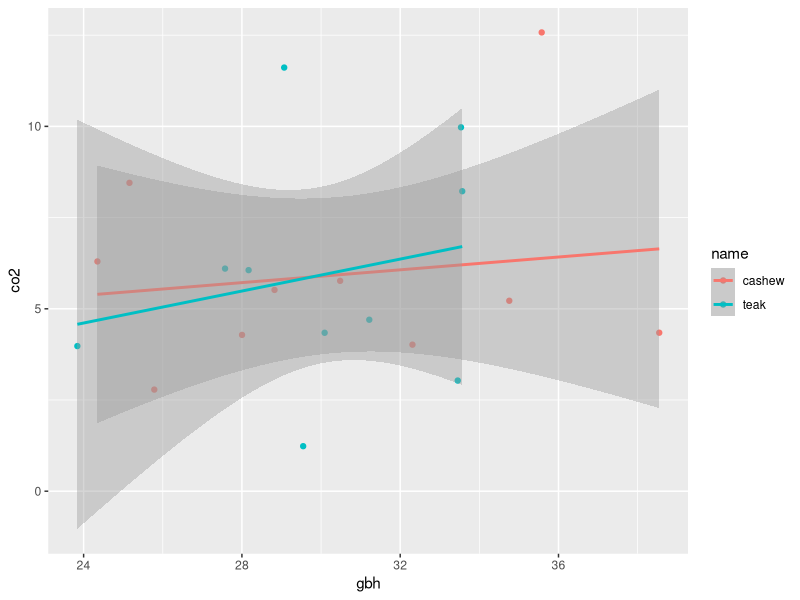
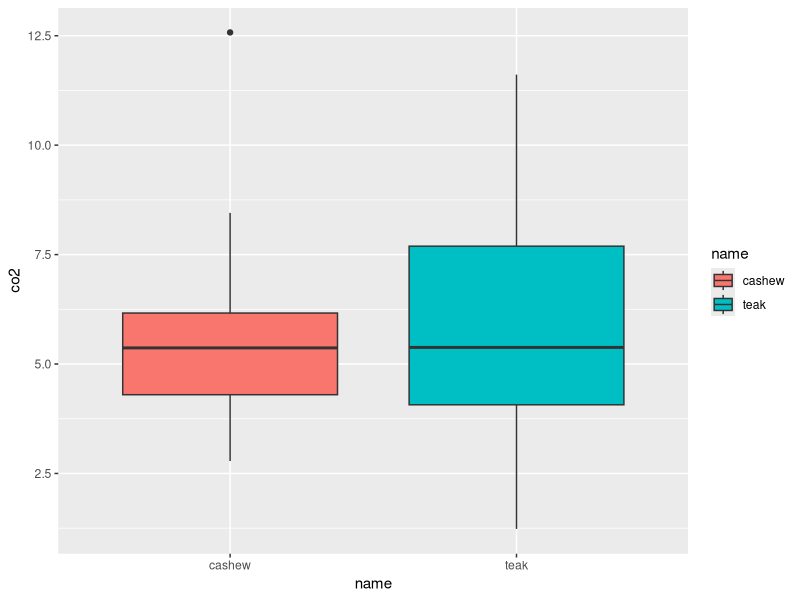
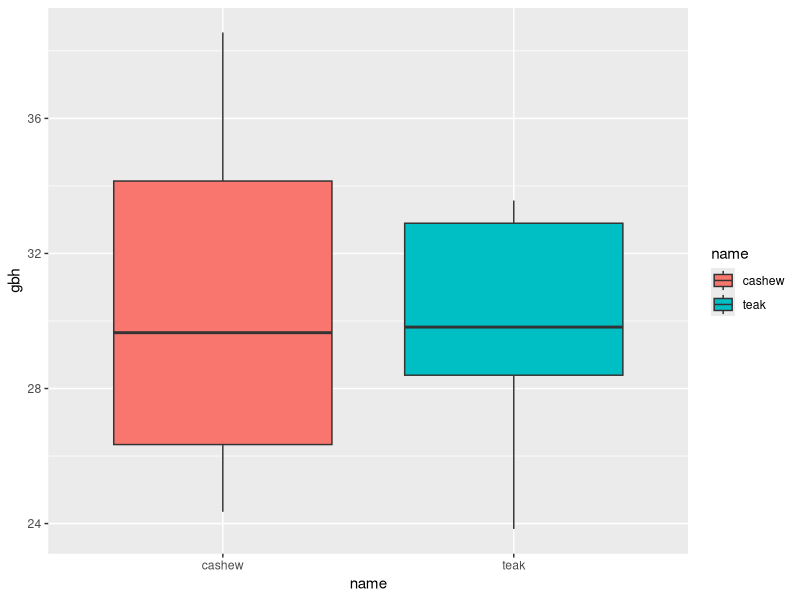
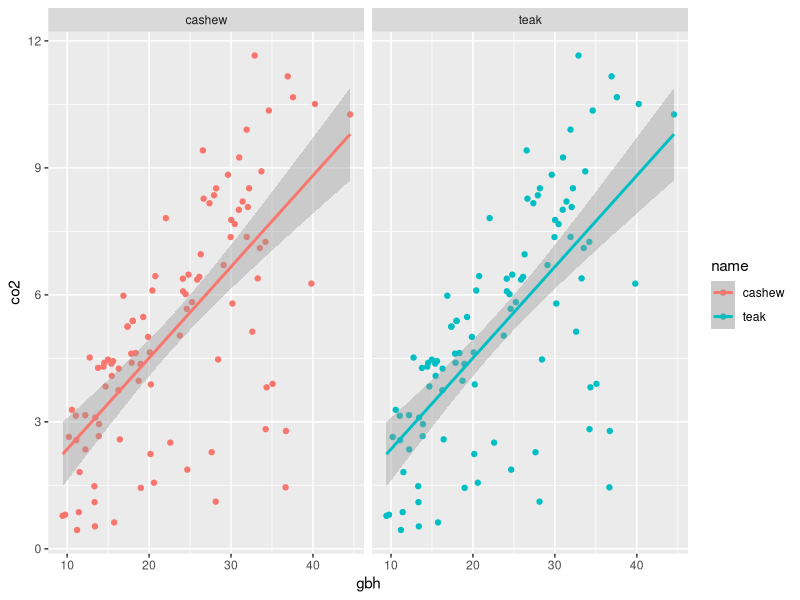
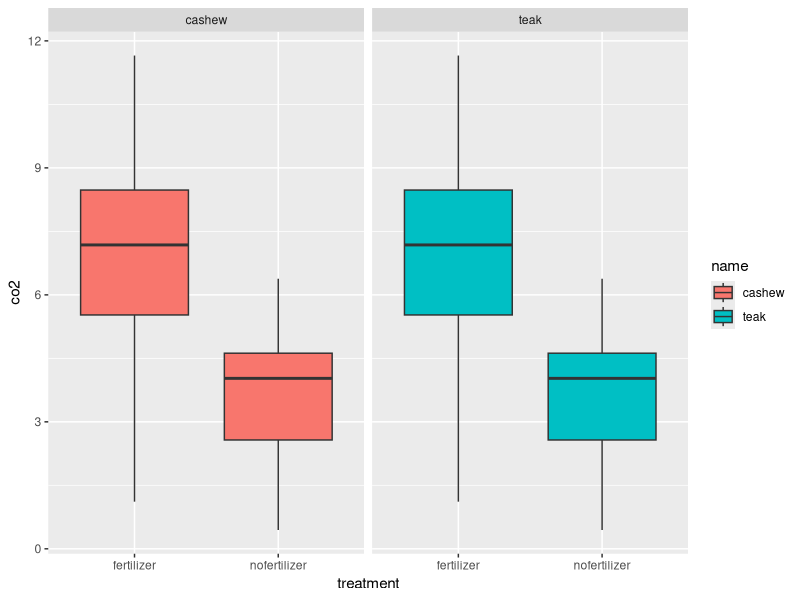
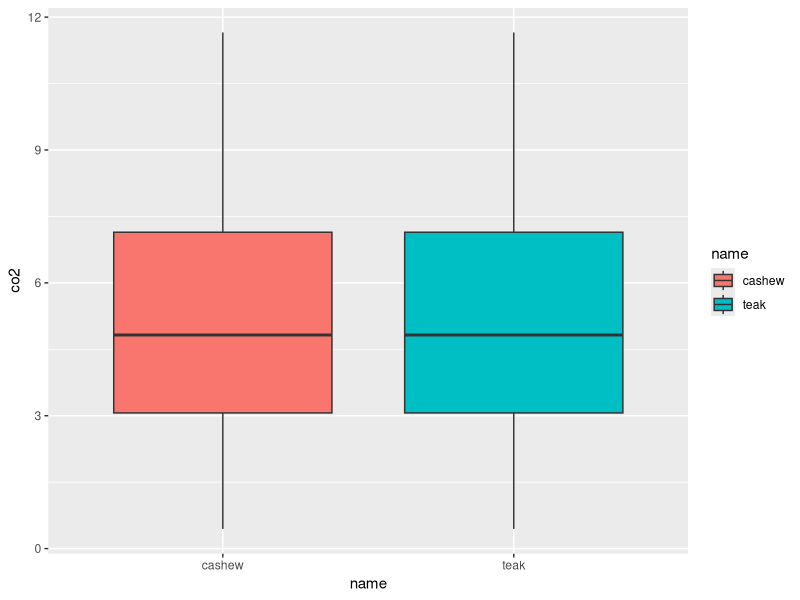
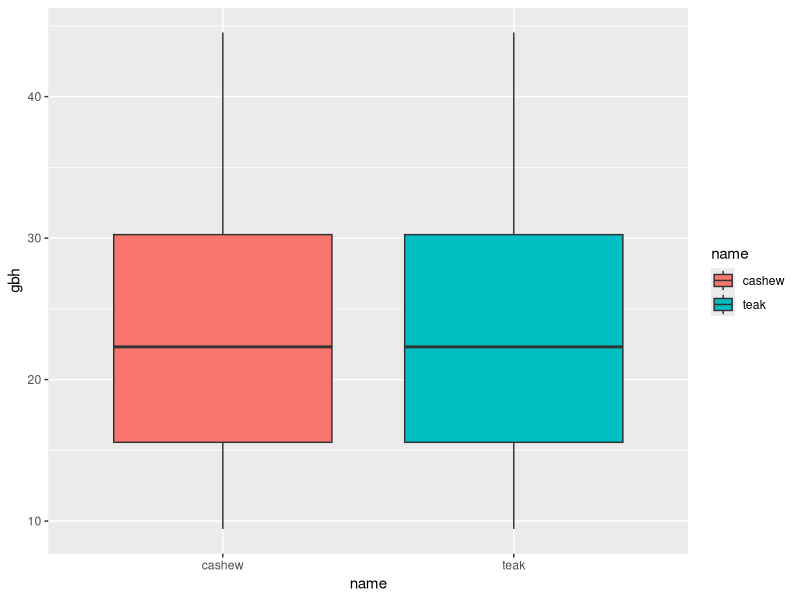

Source code (R) for these figures, in order:
## ---- chunk 1


# treatment (factor)
# 5 fertilized
# 5 unfertilized
library(ggplot2)
library(dplyr)

name <- c(rep('cashew', 10), 
          rep('teak', 10))


gbh <- rnorm(20,
             mean = 30,
             sd = 5)

# make a data frame



# 20 trees of same sp.
# different GBH

name <- c(rep('cashew', 10), 
          rep('teak', 10))

gbh <- rnorm(20,
             mean = 30,
             sd = 5)

df <- data.frame(name, gbh)

View(df)

library(dplyr)

newdf <- df %>% 
  mutate(co2= gbh * rnorm(20, 0.2, 0.1)) # co2 is a new column based gbh

str(newdf)

ggplot(data = newdf, aes(y = co2, x = gbh, col= name)) +
  geom_point()+
    geom_smooth(method = 'lm')

ggplot(data = newdf, aes(y = co2, x = name, fill= name)) +
  geom_boxplot()

ggplot(data = newdf, aes(y = gbh, x = name, fill= name)) +
  geom_boxplot()


# new df with treatment
set.seed(007) # any number



treatment <- c(rep('nofertilizer', 50), 
               rep('fertilizer', 50))

name <- c(rep('cashew', 100), 
          rep('teak', 100))

gbh <- c(rnorm(50,
             mean = 15,
             sd = 4),
         rnorm(50,
               mean = 30,
               sd = 6))

df <- data.frame(treatment, 
                 name, 
                 gbh)

str(df)

co <- rnorm(20, 0.2, 0.1) # kg

newdf <- df %>% 
  mutate(co2= gbh * co) # co2 is a new column based gbh

str(newdf)
names(newdf)

ggplot(data = newdf, aes(x = gbh, y = co2, col= name)) +
  geom_point() +
  geom_smooth(method = 'lm') +
  facet_wrap(~ name)

# ?facet_wrap
# help(facet_wrap)

ggplot(data = newdf, aes(x = treatment, y = co2, fill= name)) +
  geom_boxplot() +
  facet_wrap(~ name)

ggplot(data = newdf, aes(y = co2, x = name, fill= name)) +
  geom_boxplot()

ggplot(data = newdf, aes(y = gbh, x = name, fill= name)) +
  geom_boxplot()







